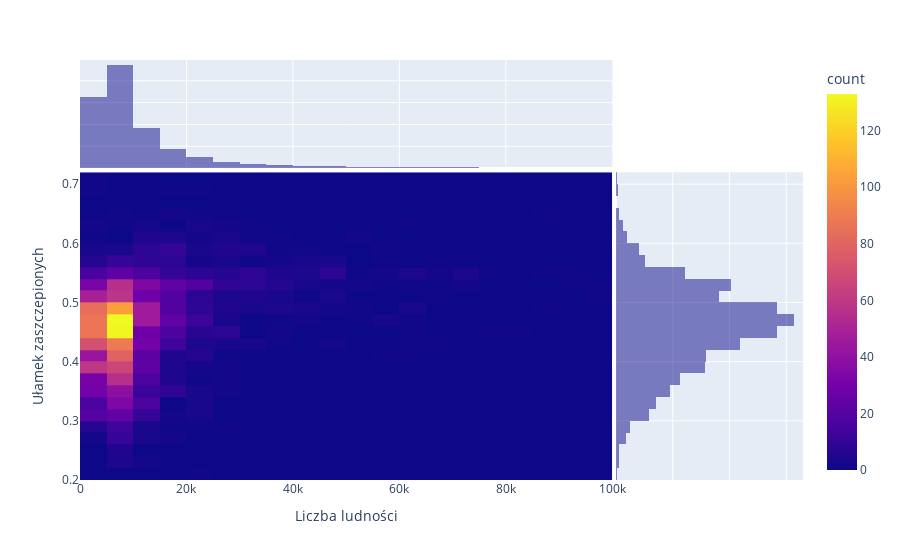

Here is the notebook cell this chart was saved with:
### Markdown cell above
Na koniec uczyńmy rysunki interaktywnymi z użyciem biblioteki `plotly`:

### Code cell
import plotly.express as px


fig = px.density_heatmap(df_sub100k, x="liczba_ludnosci", y="ulamek_zaszczepionych", marginal_x="histogram", marginal_y="histogram", labels={
                     "liczba_ludnosci": "Liczba ludności",
                     "ulamek_zaszczepionych": "Ułamek zaszczepionych"
                 })
fig.show()

### Figure 1 — Plotly figure (JSON) as saved in the notebook; plotly's stock layout.template omitted (floating-point values rounded to 4 significant figures; data arrays with more than 128 entries replaced by an {"elided": "..."} marker saying what was removed)
{"data": [{"coloraxis": "coloraxis", "hovertemplate": "Liczba ludności=%{x}<br>Ułamek zaszczepionych=%{y}<br>count=%{z}<extra></extra>", "name": "", "type": "histogram2d", "x": {"elided": "2440 int values"}, "xaxis": "x", "xbingroup": "x", "y": {"elided": "2440 float values"}, "yaxis": "y", "ybingroup": "y"}, {"alignmentgroup": "True", "bingroup": "x", "hovertemplate": "Liczba ludności=%{x}<br>count=%{y}<extra></extra>", "legendgroup": "", "marker": {"color": "#0d0887"}, "name": "", "offsetgroup": "", "opacity": 0.5, "showlegend": false, "type": "histogram", "x": {"elided": "2440 int values"}, "xaxis": "x3", "yaxis": "y3"}, {"alignmentgroup": "True", "bingroup": "y", "hovertemplate": "Ułamek zaszczepionych=%{y}<br>count=%{x}<extra></extra>", "legendgroup": "", "marker": {"color": "#0d0887"}, "name": "", "offsetgroup": "", "opacity": 0.5, "showlegend": false, "type": "histogram", "xaxis": "x2", "y": {"elided": "2440 float values"}, "yaxis": "y2"}], "layout": {"barmode": "overlay", "coloraxis": {"colorbar": {"title": {"text": "count"}}, "colorscale": [[0, "#0d0887"], [0.1111, "#46039f"], [0.2222, "#7201a8"], [0.3333, "#9c179e"], [0.4444, "#bd3786"], [0.5556, "#d8576b"], [0.6667, "#ed7953"], [0.7778, "#fb9f3a"], [0.8889, "#fdca26"], [1, "#f0f921"]]}, "legend": {"tracegroupgap": 0}, "margin": {"t": 60}, "xaxis": {"anchor": "y", "domain": [0, 0.7363], "title": {"text": "Liczba ludności"}}, "xaxis2": {"anchor": "y2", "domain": [0.7413, 1], "matches": "x2", "showgrid": true, "showline": false, "showticklabels": false, "ticks": ""}, "xaxis3": {"anchor": "y3", "domain": [0, 0.7363], "matches": "x", "showgrid": true, "showticklabels": false}, "xaxis4": {"anchor": "y4", "domain": [0.7413, 1], "matches": "x2", "showgrid": true, "showline": false, "showticklabels": false, "ticks": ""}, "yaxis": {"anchor": "x", "domain": [0, 0.7326], "title": {"text": "Ułamek zaszczepionych"}}, "yaxis2": {"anchor": "x2", "domain": [0, 0.7326], "matches": "y", "showgrid": true, "showticklabels": false}, "yaxis3": {"anchor": "x3", "domain": [0.7426, 1], "matches": "y3", "showgrid": true, "showline": false, "showticklabels": false, "ticks": ""}, "yaxis4": {"anchor": "x4", "domain": [0.7426, 1], "matches": "y3", "showgrid": true, "showline": false, "showticklabels": false, "ticks": ""}}}
